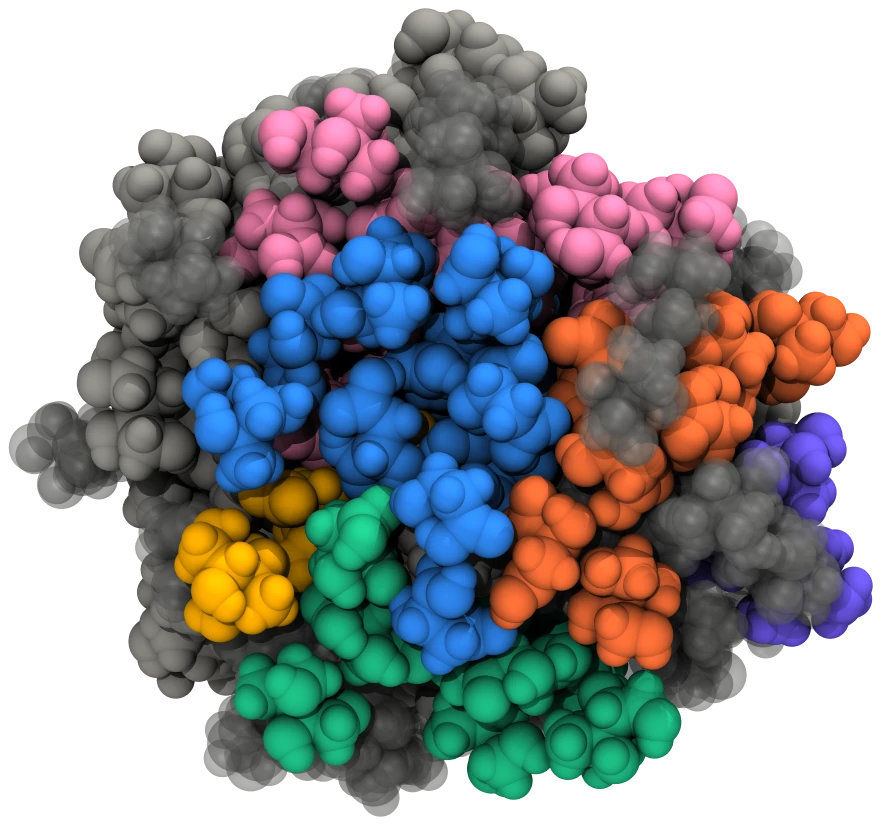
#> input picture latest/assets/home/droplet.webp, 881 x 825 px
$ python matte.py ../../latest/assets/home/droplet.webp ../../latest/assets/home/droplet.webp ../../latest/assets/home/droplet.webp 3
#> lines starting #> are read from the running program, lines starting #| are printed output that depends on the picture
# SPDX-FileCopyrightText: © 2026 Emanuel Mancio <emanuelmancio@usp.br>
#
# SPDX-License-Identifier: LGPL-3.0-or-later

"""Recover a transparent image from two renders of one scene, on black and on white.

Usage: ``python matte.py BLACK WHITE OUT [SCALE]``. On black a pixel is
c = a F, on white c' = a F + (1 - a), so a = 1 - (c' - c) and F = c / a: exact,
anti-aliased edges included. The result is downsampled SCALE times (2) in
premultiplied colour, cropped to what's drawn, and saved in the format OUT names
(e.g. WebP, with its alpha channel).
"""

import sys

import numpy as np
from PIL import Image


def main() -> None:
    """Write the transparent image."""
    black, white, out = sys.argv[1:4]
    scale = int(sys.argv[4]) if len(sys.argv) > 4 else 2
    b = np.asarray(Image.open(black).convert("RGB"), dtype=np.float64) / 255
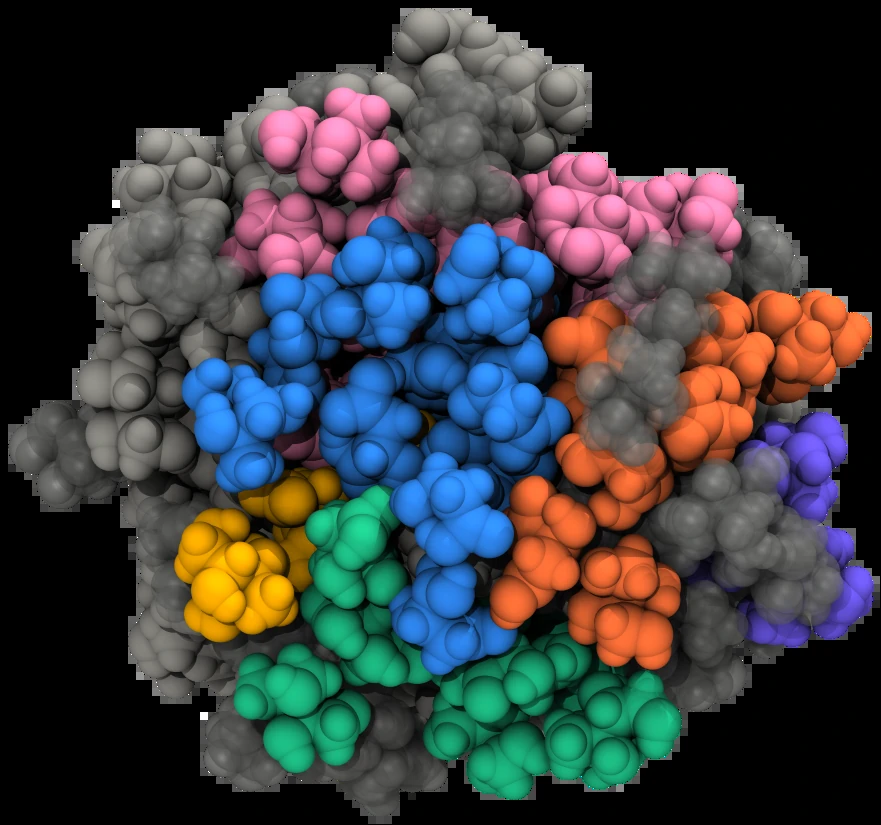
#> b: shape (825, 881, 3) float64; mean R, G, B 0.23, 0.237, 0.249
    w = np.asarray(Image.open(white).convert("RGB"), dtype=np.float64) / 255
    alpha = np.clip(1 - (w - b).mean(axis=2), 0, 1)[..., None]
#> alpha: shape (825, 881, 1) float64; every value is 1
    pre = np.dstack([b, alpha])  # premultiplied: colour times alpha is the black render
    h, wd = pre.shape[0] // scale, pre.shape[1] // scale
#> h = 275; wd = 293
    pre = (
        pre[: h * scale, : wd * scale].reshape(h, scale, wd, scale, 4).mean(axis=(1, 3))
    )
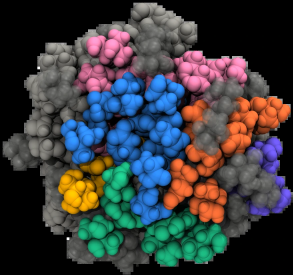
#> pre: shape (275, 293, 4) float64; mean R, G, B, A 0.23, 0.238, 0.25, 1
    a = pre[..., 3:]
#> a: shape (275, 293, 1) float64; every value is 1
    rgb = np.where(a > 1e-4, pre[..., :3] / np.maximum(a, 1e-4), 0)
    rgba = np.dstack([np.clip(rgb, 0, 1), a])
    img = Image.fromarray((rgba * 255 + 0.5).astype(np.uint8), "RGBA")
    ys, xs = np.nonzero(rgba[..., 3] > 0.01)
    m = 8
    img = img.crop(
        (max(xs.min() - m, 0), max(ys.min() - m, 0), xs.max() + m + 1, ys.max() + m + 1)
    )
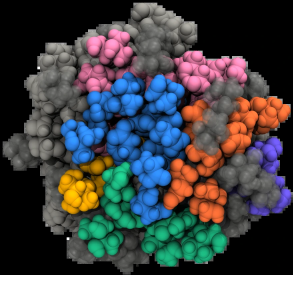
#> img: PIL image 301x283 RGBA; mean R, G, B, A 55.5, 57.4, 60.3, 241.2; transparent parts drawn white
    img.save(out, quality=90, method=6)


if __name__ == "__main__":
    main()
